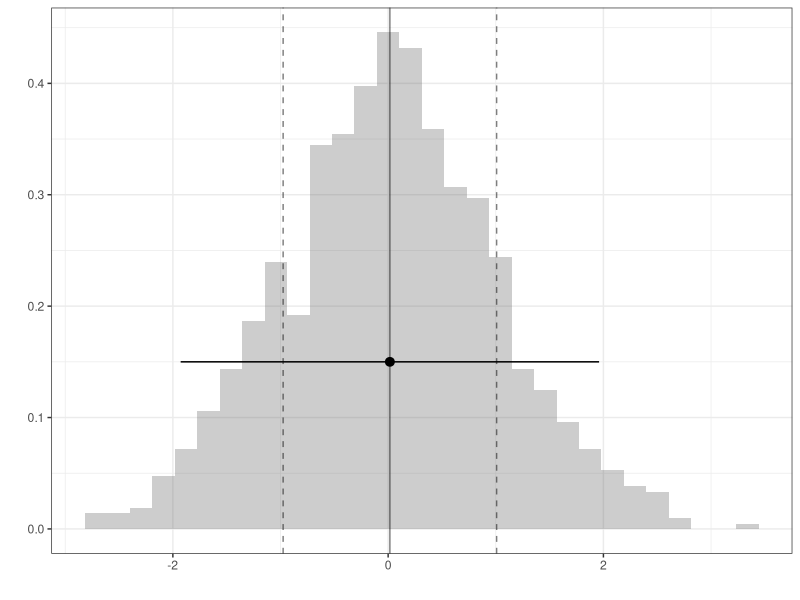
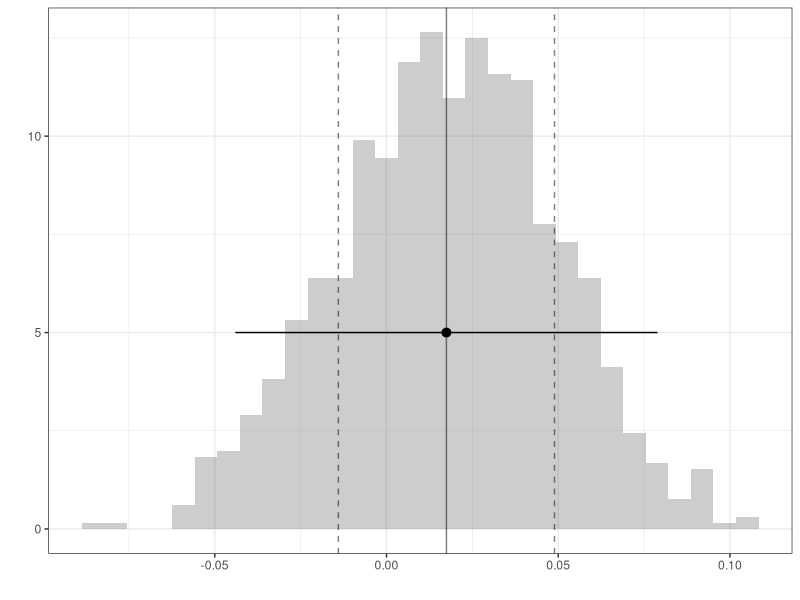
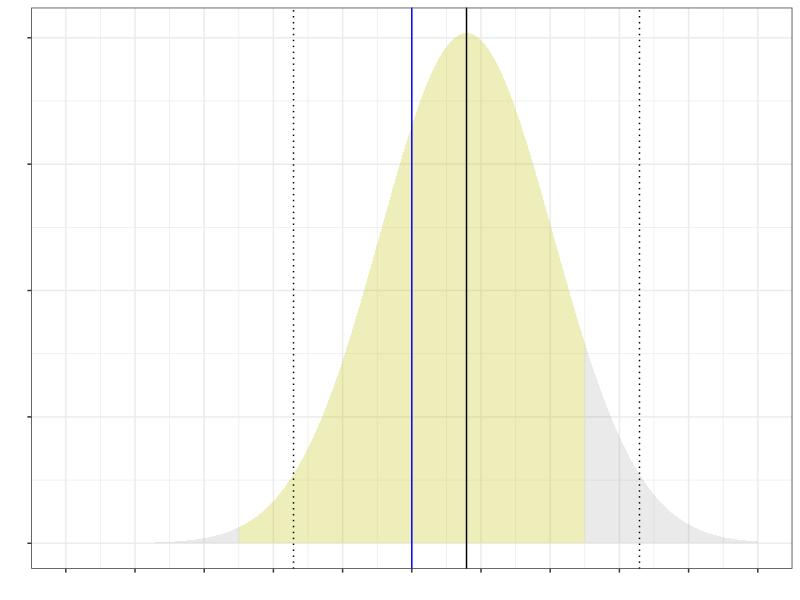
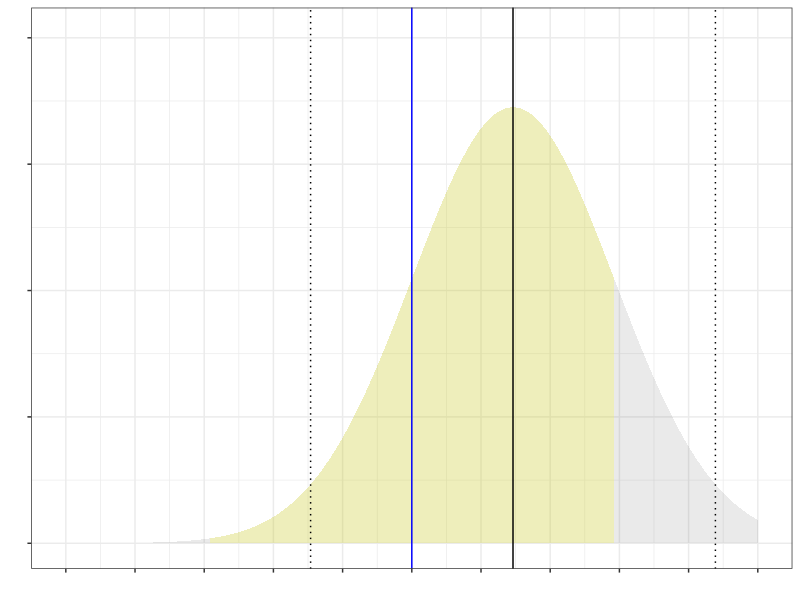
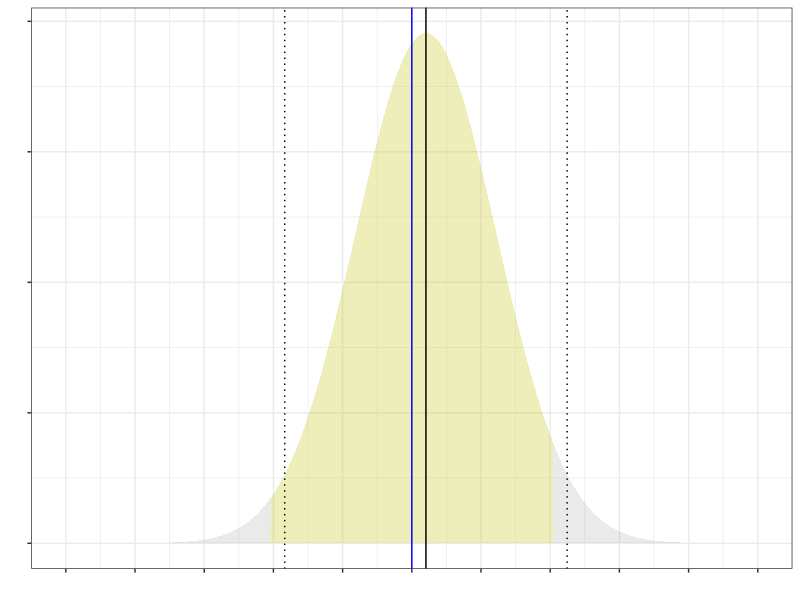
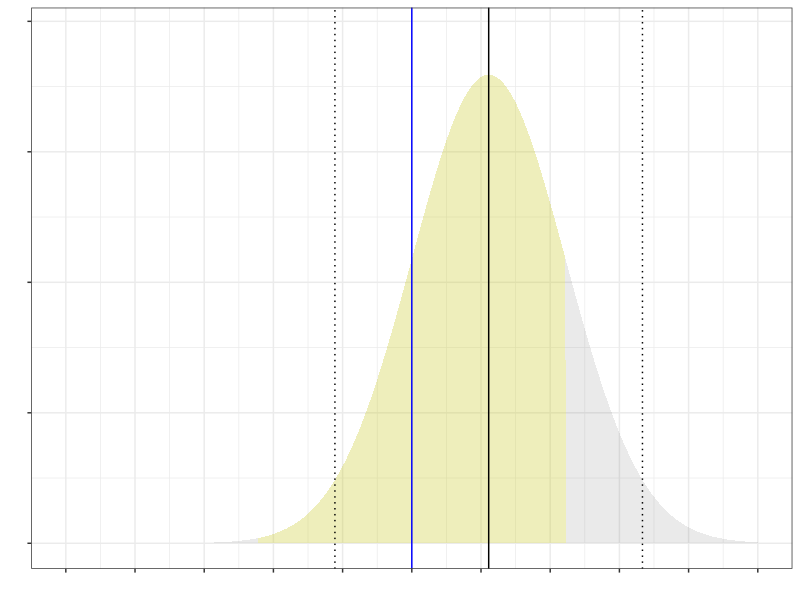
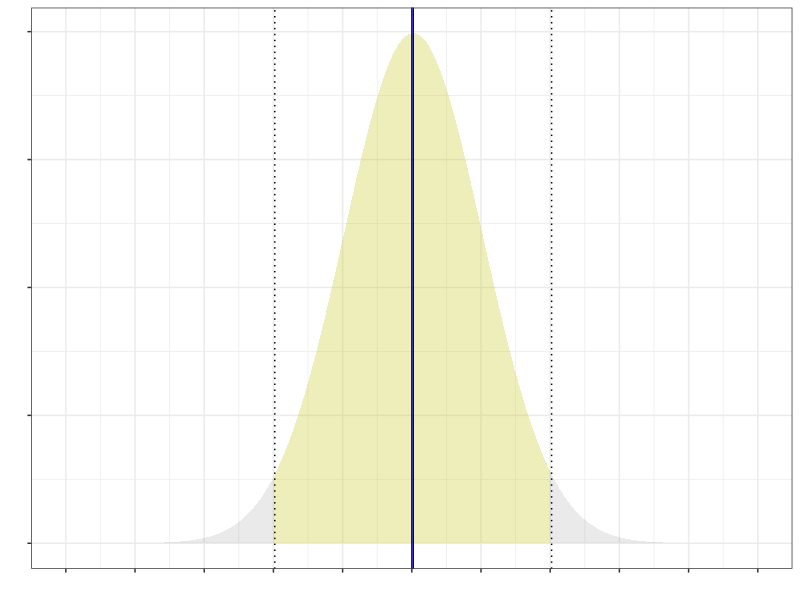
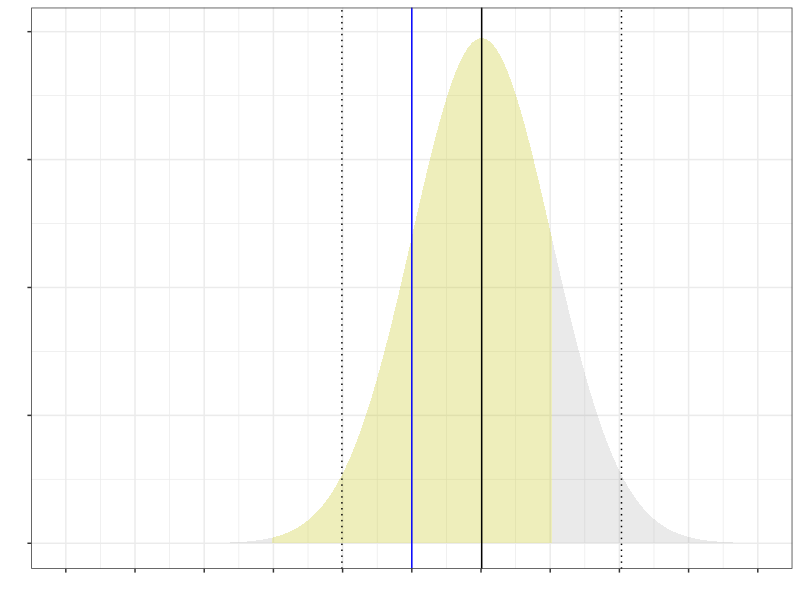

The R script that drew these images, in order:
## ---- chunk 1
#| echo: false
library(tidyverse) 
library(scales)

theme_set(theme_minimal())
options(scipen = 1, digits = 2)
## ---- chunk 2
#| echo: false
set.seed(123)
n = 1000
Y = rnorm(n)
## ---- chunk 3
#| echo: true
B=1000
Y.bar = rep(NA,B)
for(b in 1:B) {
  Y.bar[b] = mean(sample(Y,size=n,replace=TRUE))
}
## ---- chunk 4
#| echo: false
#| warning: false
#| out-height: 6in
#| fig-ncol: 2
#| fig-subcap:
#|  -  Histogram of the vector Y's elements
#|  -  Histogram of the Y.bar's elements
ggplot() + geom_histogram(aes(x=Y,     y=after_stat(density)), alpha=.3) + 
           geom_vline(aes(xintercept=mean(Y)), alpha=.5) + 
           geom_vline(aes(xintercept=mean(Y)+c(-1,1)*sd(Y)), linetype='dashed', alpha=.5) + 
           geom_pointrange(aes(x=mean(Y), xmin=mean(Y)-1.96*sd(Y), xmax=mean(Y)+1.96*sd(Y), y=.15)) + theme_bw() + xlab('') + ylab('')
ggplot() + geom_histogram(aes(x=Y.bar, y=after_stat(density)), alpha=.3) + 
           geom_vline(aes(xintercept=mean(Y.bar)), alpha=.5) + 
           geom_vline(aes(xintercept=mean(Y.bar)+c(-1,1)*sd(Y.bar)), linetype='dashed', alpha=.5) + 
           geom_pointrange(aes(x=mean(Y.bar), xmin=mean(Y.bar)-1.96*sd(Y)/sqrt(n), xmax=mean(Y.bar)+1.96*sd(Y)/sqrt(n), y=5)) + theme_bw() + xlab('') + ylab('')
## ---- chunk 5
#| echo: false
#| warning: false
#| out-height: 6in
#| fig-ncol: 2
#| fig-nrow: 3

set.seed(1234)
mu=1
sigma = 1

error = rnorm(100000)
bias = function(n,k) { k*mu/(n-k) }
se = function(n,k) { sqrt(n*sigma^2 / (n-k)^2) }

theplot=function(n,k) {
    breaks = seq(mu-5/sqrt(n), mu+5/sqrt(n), by=1/sqrt(n)) 
    signs  = case_when(
      breaks < 0 ~ '-', 
      breaks == 0 ~ '',
      breaks > 0 ~ '+')
    offsets = case_when(
      breaks != 0 ~ sprintf('%d/sqrt(n)', round(abs(breaks*sqrt(n)))),
      breaks == 0 ~ '')
    labels.abstract = sprintf('mu %s %s', signs, offsets)
  x = seq(min(breaks), max(breaks), by=.01/sqrt(n))
  thek = if(k=='two') { 2 } else { sqrt(n) }
  xin = x[mu - 2*se(n,thek) <= x & x <= mu + 2*se(n,thek)]
  p = ggplot() + 
    geom_area(aes(x=x, y=dnorm(x, mean=mu+bias(n,thek), sd=se(n,thek))), alpha=.1) +
    geom_area(aes(x=xin, y=dnorm(xin, mean=mu+bias(n,thek), sd=se(n,thek))), alpha=.2, fill='yellow') +
    geom_vline(aes(xintercept=mu+bias(n,thek))) +
    geom_vline(aes(xintercept=mu+bias(n,thek)+c(-2,2)*se(n,thek)), linetype='dotted') + 
    geom_vline(aes(xintercept=mu), color='blue') +
    scale_x_continuous(breaks=breaks, limits=range(breaks)) +
    scale_y_continuous(limits=c(0, dnorm(0, sd=se(n,2)))) +
    theme_bw() + theme(axis.text.x = element_blank(), axis.text.y=element_blank()) +
    xlab('') + ylab('')
  p
}




theplot(10^1,'two')
theplot(10^1,'sqrtn')
theplot(10^2,'two')
theplot(10^2,'sqrtn')
theplot(10^4,'two')
theplot(10^4,'sqrtn')
## ---- chunk 6
#| out-width: 100%
set.seed(1)
xs = 8:12
p  = \(x) (x-6)/sum(xs-6)
e  = \(x) (x-6)^2/sum((xs-6)^2)
mu = \(w, x) exp(x/2)/max(exp(xs/2)) * 50000

m = 10000
pop.x =  sample(xs, size=m, replace=TRUE, prob=p(xs))
pop.w =  0 + (runif(m) <= e(pop.x))
eps = runif(m, min=-1, max=1)*mu(pop.w, pop.x)
pop.y =  mu(pop.w, pop.x) + eps
pop = tibble(x=pop.x, w=pop.w, y=pop.y)

n = 2000
sam = pop[sample(1:m, n, replace=TRUE), ]

mean_sd = \(x, mult=1) {
  data.frame(y=mean(x)*mult, ymin=mean(x)-sd(x)*mult, ymax=mean(x)+sd(x)*mult)
}

ggplot(sam) + 
  geom_point(aes(x=x, y=y), alpha=.1, size=1, position=position_jitter(w=.2,h=0)) + 
  stat_summary(aes(x=x, y=y), fun.data=mean_sd, geom='pointrange') +
  geom_bar(aes(x=x, y=max(pop$y)*after_stat(prop)), alpha=.1, color='black', linewidth=.05) + 
  scale_y_continuous(labels=label_dollar()) +
  xlab('') + ylab('')  
## ---- chunk 7
#| out-width: 100%
plotX = \(w,x) x + .15*(2*w-1)

phat = (\(w,x) { sum(sam$x==x & sam$w==w)  / sum(sam$w==w) }) |> Vectorize()

ggplot(sam) + 
  geom_point(aes(x=plotX(w,x), y=y, shape=factor(w)), alpha=.1, size=1, position=position_jitter(w=.075,h=0)) + 
  stat_summary(aes(x=plotX(w,x), y=y, shape=factor(w)), fun.data=mean_sd, geom='pointrange') +
  geom_col(aes(x=plotX(w,x), y=max(pop$y)*phat(w,x)), alpha=.1, color='black', linewidth=.05, 
           data=expand_grid(w=c(0,1), x=xs)) + 
  scale_y_continuous(labels=label_dollar()) +
  xlab('') + ylab('')  

## ---- chunk 8
#| echo: false
Y = sam$y
W = sam$w
X = sam$x
n = nrow(sam)

width = function(samples, center=mean(samples), alpha=.05) {
  covg.dif = function(w) { 
    actual = mean( center - w/2 <= samples & samples <= center + w/2)
    nominal = 1-alpha 
    actual - nominal  
  }
  uniroot(covg.dif, interval=c(0, 2*max(abs(samples-center))))$root
}
## ---- chunk 9
#| echo: true

Delta.hat = mean(Y[W==1]) - mean(Y[W==0])

Delta.hat.star = replicate(1000, {
  J.star = sample(1:n, size=n, replace=TRUE)
  W.star = W[J.star]
  X.star = X[J.star]
  Y.star = Y[J.star]
  
  mean(Y.star[W.star==1]) - mean(Y.star[W.star==0])
})

interval.width = width(Delta.hat.star)
confidence.interval = c(Delta.hat - interval.width/2, 
                        Delta.hat + interval.width/2)
confidence.interval
## ---- chunk 10
#| echo: true

your.summary = function(W,X,Y) {
  muhat = Vectorize(function(w,x) { mean(Y[W==w & X==x]) })
  (mean(muhat(1,9:12)-muhat(1,8:11))) - (mean(muhat(0,9:12)-muhat(0,8:11)))
}

theta.hat.years.difference = your.summary(W,X,Y)

theta.hat.years.difference.star = replicate(100, {
  J.star = sample(1:n, size=n, replace=TRUE)
  your.summary(W[J.star], X[J.star], Y[J.star])
})
 

interval.width = width(theta.hat.years.difference.star)
confidence.interval = c(theta.hat.years.difference - interval.width/2, 
                        theta.hat.years.difference + interval.width/2)
confidence.interval
